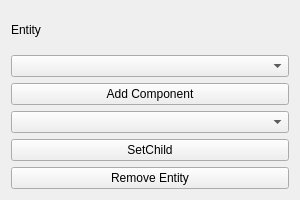
<?xml version="1.0" encoding="UTF-8"?>
<ui version="4.0">
 <class>entityForm</class>
 <widget class="QWidget" name="entityForm">
  <property name="geometry">
   <rect>
    <x>0</x>
    <y>0</y>
    <width>300</width>
    <height>200</height>
   </rect>
  </property>
  <property name="maximumSize">
   <size>
    <width>300</width>
    <height>200</height>
   </size>
  </property>
  <property name="windowTitle">
   <string>Form</string>
  </property>
  <layout class="QVBoxLayout" name="verticalLayout_2">
   <item>
    <widget class="QLabel" name="label">
     <property name="text">
      <string>Entity</string>
     </property>
    </widget>
   </item>
   <item>
    <widget class="QComboBox" name="ComponentBox"/>
   </item>
   <item>
    <widget class="QPushButton" name="addComponentButton">
     <property name="text">
      <string>Add Component</string>
     </property>
    </widget>
   </item>
   <item>
    <widget class="QComboBox" name="ChildBox"/>
   </item>
   <item>
    <widget class="QPushButton" name="setChildButton">
     <property name="text">
      <string>SetChild</string>
     </property>
    </widget>
   </item>
   <item>
    <widget class="QPushButton" name="removeButton">
     <property name="text">
      <string>Remove Entity</string>
     </property>
    </widget>
   </item>
  </layout>
 </widget>
 <resources/>
 <connections/>
</ui>
